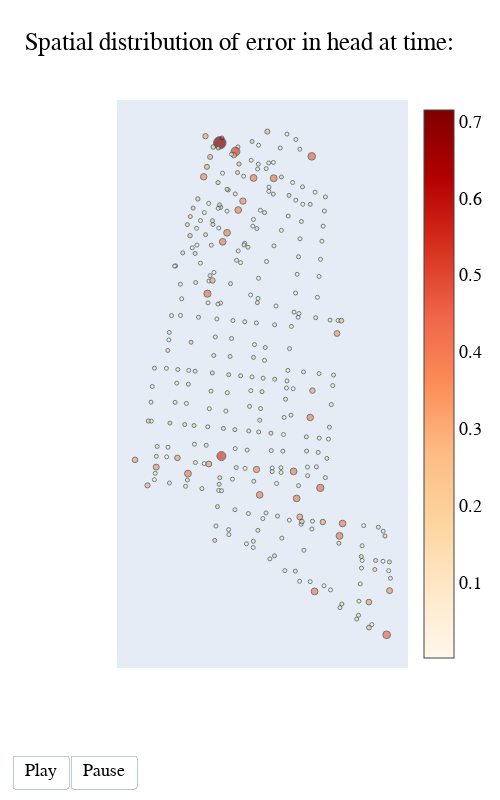

Here is the notebook cell this chart was saved with:
### Code cell
error = torch.abs(target - predicted)
fig = vis.plot_nodal_variable(error, norm_sim_in_window, 'error in head at time: ', colorscale = 'OrRd')

### Figure 1 — Plotly figure (JSON) as saved in the notebook; plotly's stock layout.template omitted (floating-point values rounded to 4 significant figures; data arrays with more than 128 entries replaced by an {"elided": "..."} marker saying what was removed)
{"data": [{"hovertemplate": "%{text}", "marker": {"color": {"elided": "318 float values"}, "colorscale": [[0, "rgb(255,247,236)"], [0.125, "rgb(254,232,200)"], [0.25, "rgb(253,212,158)"], [0.375, "rgb(253,187,132)"], [0.5, "rgb(252,141,89)"], [0.625, "rgb(239,101,72)"], [0.75, "rgb(215,48,31)"], [0.875, "rgb(179,0,0)"], [1, "rgb(127,0,0)"]], "line": {"color": "DarkSlateGrey", "width": 1}, "showscale": true, "size": {"elided": "318 float values"}, "sizemin": 2, "sizeref": 0.0572}, "mode": "markers", "name": "coordinates", "text": {"elided": "318 str values"}, "type": "scatter", "x": {"elided": "318 float values"}, "y": {"elided": "318 float values"}}], "layout": {"font": {"color": "Black", "family": "Times new Roman", "size": 18}, "height": 800, "legend": {"title": {"text": "Legend"}}, "sliders": [{"active": 0, "currentvalue": {"font": {"size": 20}, "prefix": "Time step (5 min): ", "visible": true, "xanchor": "right"}, "len": 0.9, "pad": {"b": 10, "t": 50}, "transition": {"duration": 300, "easing": "cubic-in-out"}, "x": 0.1, "xanchor": "left", "y": 0, "yanchor": "top"}], "title": {"text": "Spatial distribution of error in head at time: "}, "updatemenus": [{"buttons": [{"args": [null, {"frame": {"duration": 500, "redraw": false}, "fromcurrent": true, "transition": {"duration": 300, "easing": "quadratic-in-out"}}], "label": "Play", "method": "animate"}, {"args": [[null], {"frame": {"duration": 0, "redraw": false}, "mode": "immediate", "transition": {"duration": 0}}], "label": "Pause", "method": "animate"}], "direction": "left", "pad": {"r": 10, "t": 87}, "showactive": false, "type": "buttons", "x": 0.1, "xanchor": "right", "y": 0, "yanchor": "top"}], "width": 500, "xaxis": {"visible": false}, "yaxis": {"visible": false}}}
